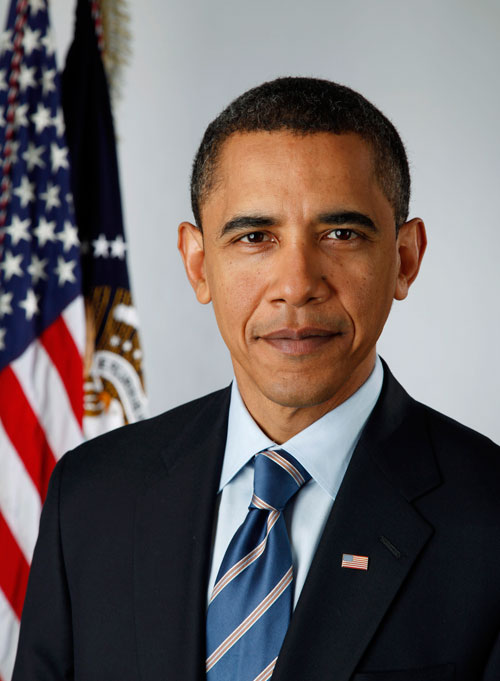
//> input picture Sources/C++/Projet1/Projet1/Images_Test/o1.jpg, 500 x 681 px
$ ./Application Images_Test/o1.jpg out.png   (built with g++ and OpenCV 4)
//> lines starting //> are read from the running program, lines starting //| are printed output that depends on the picture; after the words box and inside, x2 and y2 are one past the last pixel; in counts of white or black regions, pixels touching at a corner belong together
### Sources/C++/Projet1/Projet1/LisseurPeau.h
#include<opencv\cv.h>
using namespace std;
using namespace cv;

class LisseurPeau{

public:
	LisseurPeau(void);
	~LisseurPeau(void);

	Mat lisserImageFiltreGaussien(Mat);
	Mat lisserImageMethodeLee(Mat, Mat);

};

### Sources/C++/Projet1/Projet1/DetecteurPeau.h
/*
-----------------------------------------------------------------------------
Polytech Nantes
2013-2014 INFO5
-----------------------------------------------------------------------------
Projet de Recherche et développement
Sujet 48 Magic Portrait
-----------------------------------------------------------------------------
Etudiants:
Pierre-Yves HERVO
Paul-François JEAU
-----------------------------------------------------------------------------
*/

//-----Librairies et Headers-------------------------------------------------

#pragma once
//Inspiré du travail de http://razibdeb.wordpress.com/2013/09/10/skin-detection-in-c-using-opencv/

#include<opencv\cv.h>
using namespace std;
using namespace cv;

//-----Entete des méthodes/fonctions-----------------------------------------
class DetecteurPeau{

public:
	DetecteurPeau(void);
	~DetecteurPeau(void);

	Mat getMasquePeau(Mat);
	Mat getMasquePeauFiltré(Mat);
	Mat getMatriceEtiquetage(Mat);
	Mat filtrerMasquePeauSelonComposantesConnexes(Mat, set<unsigned char>, Mat);
	Rect detecterCadreVisage(Mat);
	set<unsigned char> getEtiquettesDansCadreVisage(Mat, Rect);
	unsigned char getEtiquetteInferieure(unsigned char, unsigned char);
	void choisirEtiquette(Mat*, int, int, unsigned char*);


private:
	int Y_MIN;
	int Y_MAX;
	int Cb_MIN;
	int Cb_MAX;
	int Cr_MIN;
	int Cr_MAX;
};

### Sources/C++/Projet1/Projet1/LisseurPeau.cpp
/*
-----------------------------------------------------------------------------
Polytech Nantes
2013-2014 INFO5
-----------------------------------------------------------------------------
Projet de Recherche et d関eloppement
Sujet 48 Magic Portrait
-----------------------------------------------------------------------------
Etudiants:
Pierre-Yves HERVO
Paul-Fran鏾is JEAU
-----------------------------------------------------------------------------
*/

//-----Librairies et Headers-------------------------------------------------
#include "LisseurPeau.h"
#include "opencv2\opencv.hpp"
#include<stdio.h>


//-----Corps des m閠hodes/fonctions------------------------------------------
//Constructeur
LisseurPeau::LisseurPeau(void){
}


//Destructeur
LisseurPeau::~LisseurPeau(void){
}


/*
Methode lisserImageFiltreGaussien
Param鑤re : Mat imageEnEntree : la matrice de l'image que l'on veut rendre floue
Retourne  : Mat               : la matrice de l'image cette fois ci floue
Principe  : On applique un flou de type gaussien sur la matrice avec un noyau d'une certaine taille.
*/
Mat LisseurPeau::lisserImageFiltreGaussien(Mat monImageEnEntree){
	Mat imageLiss閑;
	GaussianBlur(monImageEnEntree, imageLiss閑, cv::Size(7, 7), 2, 2);
	//Am閘ioration possible : d関iation standard hauteur du visage/100 voir article
	return imageLiss閑;
}


/*
Methode lisserImageMethodeLee
Param鑤re : Mat imageEnEntree : la matrice de l'image que l'on veut am閘iorer par lissage de la peau
		  : Mat masquePeau    : la matrice des pixels de peau de l'image
Retourne  : Mat               : la matrice avec la peau liss閑
Principe  : A partir du masque de peau, on va pouvoir combiner la valeur floue et la valeur originale des pixels
relevant de la peau afin d'obtenir un lissage homog鑞e.
*/
Mat LisseurPeau::lisserImageMethodeLee(Mat monImageEnEntree, Mat masquePeau){
	Mat imageFinale;
	imageFinale = Mat::zeros(monImageEnEntree.size(), CV_8UC3);
	Mat imageLiss閑 = lisserImageFiltreGaussien(monImageEnEntree);

	for (int i = 0; i < masquePeau.rows; i++){
		for (int j = 0; j < masquePeau.cols; j++){
			if ((float)masquePeau.at<unsigned char>(i, j) == 255){
				imageFinale.at<Vec3b>(i, j) = imageLiss閑.at<Vec3b>(i, j)*0.5 + monImageEnEntree.at<Vec3b>(i, j)*0.5;
			}
			else{
				imageFinale.at<Vec3b>(i, j) = monImageEnEntree.at<Vec3b>(i, j);
			}
		}
	}
	return imageFinale;
}

### Sources/C++/Projet1/Projet1/DetecteurPeau.cpp
/*
-----------------------------------------------------------------------------
Polytech Nantes
2013-2014 INFO5
-----------------------------------------------------------------------------
Projet de Recherche et développement
Sujet 48 Magic Portrait
-----------------------------------------------------------------------------
Etudiants:
Pierre-Yves HERVO
Paul-François JEAU
-----------------------------------------------------------------------------
*/

//-----Librairies et Headers-------------------------------------------------

#include "DetecteurPeau.h"
#include "opencv2\opencv.hpp"

//-----Corps des méthodes/fonctions------------------------------------------
//Constructeur
DetecteurPeau::DetecteurPeau(void){

	//On fixe l'intervalle des couleurs de la peau en YCrCb
	Y_MIN = 80;
	Y_MAX = 255;

	Cb_MIN = 85;
	Cb_MAX = 135;

	Cr_MIN = 135;
	Cr_MAX = 180;
}


//Destructeur
DetecteurPeau::~DetecteurPeau(void){
}


/*
Methode getMasquePeau
Paramètre : Mat imageEnEntree : la matrice de l'image dont on veut le masque des pixels de peau
Retourne  : Mat               : la matrice qui contient le masque de pixels de peau
Principe  : On passe l'image dans le domaine de couleur YCrCb puis on détecte tous les pixels qui sont
dans les intervalles définis comme caractéristiques des piels de peau.
*/
Mat DetecteurPeau::getMasquePeau(Mat imageEnEntree){
	Mat masquePeau ;
	//Passage de l'image de l'espace de couleurs BGR vers YCrCb pour les traitements
	cvtColor(imageEnEntree, masquePeau, COLOR_BGR2YCrCb);
	//Filtrage des pixels appartenant à l'intervalle des pixels de peau
	inRange(masquePeau, Scalar(Y_MIN, Cr_MIN, Cb_MIN), Scalar(Y_MAX, Cr_MAX, Cb_MAX), masquePeau);
	return masquePeau;
}


/*
Methode getMasquePeauFiltré
Paramètre : Mat imageEnEntree : la matrice de l'image dont on veut le masque des pixels de peau après optimisation
Retourne  : Mat               : la matrice qui contient le masque de pixels de peau après traitements morphologiques
Principe  : On appelle la méthode getMasquePeau, et à partir du masque de pixels de peau, on applique des
opérateurs morphologiques pour rendre le masque plus net et on filtre selon les composantes connexes débutant dans la
boite englobante du visage.
*/
//Methode qui va simplifier le masque de peau obtenu normalement avec des operations morphologiques
Mat DetecteurPeau::getMasquePeauFiltré(Mat imageEnEntree){
	Mat masquePeauNormal = DetecteurPeau::getMasquePeau(imageEnEntree);
	Mat masquePeauDilaté, masquePeauErodé;

	//Nous obtenons de bons résultats avec une dilatation et deux érosions
	dilate(masquePeauNormal, masquePeauDilaté, Mat(), Point(-1, -1), 1, 1, 1);
	erode(masquePeauDilaté,  masquePeauErodé,  Mat(), Point(-1, -1), 2, 1, 1);

	//Nous allons maintenant filtrer ce masque de peau en ne conservant que les pixels qui appartiennent aux composantes connexes
	//qui commencent dans la boite englobante du visage.

	//On commence par chercher la matrice des composantes connexes
	Mat composantesConnexes               = getMatriceEtiquetage(masquePeauErodé);

	Rect cadreEnglobant                   = detecterCadreVisage(imageEnEntree);

	set<unsigned char>  etiquettes        = getEtiquettesDansCadreVisage(composantesConnexes, cadreEnglobant);

	//Et on élimine par filtrage une grande partie des faux positifs restant
	Mat nouveauMasque = filtrerMasquePeauSelonComposantesConnexes(masquePeauErodé, etiquettes, composantesConnexes);

	return nouveauMasque;
}

/*
Methode getMatriceEtiquetage
Paramètre : Mat masquePeau : la matrice correspondant au masque des pixels de peau de l'image originale.
Retourne  : Mat            : la matrice qui contient les étiquettes des composantes connexes du masque des pixels de peau.
Principe  : On prend en entrée la matrice du masque des pixels peau. On cherche ensuite à affecter chaque pixel à une composante
connexe via une étiquette. La matrice finale est donc une matrice d'étiquettes correspondant aux composantes connexes
*/
Mat DetecteurPeau::getMatriceEtiquetage(Mat masquePeau){

	unsigned char numero = 1;
	//Tous les pixels sont étiquetés à 0 (noir) au départ
	Mat composantesConnexes = Mat::zeros(masquePeau.size(), CV_8UC1);

	for (int i = 0; i < masquePeau.rows; i++){
		for (int j = 0; j < masquePeau.cols; j++){
			if ((int)masquePeau.at<unsigned char>(i, j) == 255){
				//Cas d'un pixel de peau
				choisirEtiquette(&composantesConnexes, i, j, &numero);
			}
		}
	}
	return composantesConnexes;
}

/*
Methode choisirEtiquette
Paramètre : Mat matriceEtiquetage          : la matrice qui contient les etiquettes des composantes connexes.
Paramètre : int numeroLigne                : le numero de ligne de la matrice du masque de peau pour laquelle il faut calculer l'etiquette.
Paramètre : int numeroColonne              : le numeroColonne de la matrice du masque de peau pour laquelle il faut calculer l'etiquette.
Paramètre : unsigned char *numeroEtiquette : le pointeur vers le numero d'étiquette courant.
Principe  : Sert à déterminer la valeur d'étiquette d'une cellule précise.On affecte le nouveau numéro d'étiquette par défaut. Puis on compare
l'étiquette courante avec les valeurs des étiquettes des pixels précédemment étiquetés selon un 8-voisinage.
Le but est de rattacher notre pixel courant à l'une des composantes connexes qu'il touche.
S'il n'y a pas de pixel de ce type à proximité alors on conserve le numéro d'étiquette courant.
*/
void DetecteurPeau::choisirEtiquette(Mat * matriceEtiquetage, int numeroLigne, int numeroColonne, unsigned char *numeroEtiquette){
	matriceEtiquetage->at<unsigned char>(numeroLigne, numeroColonne) = *numeroEtiquette;
	int nbLigne = matriceEtiquetage->rows - 1;
	int nbCol   = matriceEtiquetage->cols - 1;

	//Comparaison de l'étiquette courante avec les 4 pixels voisins potentiels précédemments évalués

	if (numeroColonne >= 1){
		matriceEtiquetage->at<unsigned char>(numeroLigne, numeroColonne) = getEtiquetteInferieure(matriceEtiquetage->at<unsigned char>(numeroLigne, numeroColonne), matriceEtiquetage->at<unsigned char>(numeroLigne, numeroColonne - 1));
	}

	if (numeroLigne >= 1){
		matriceEtiquetage->at<unsigned char>(numeroLigne, numeroColonne) = getEtiquetteInferieure(matriceEtiquetage->at<unsigned char>(numeroLigne, numeroColonne), matriceEtiquetage->at<unsigned char>(numeroLigne - 1, numeroColonne));
	}

	if ((1 <= numeroLigne) && (numeroLigne<nbLigne) && (1 <= numeroColonne) && (numeroColonne<nbCol)){
		matriceEtiquetage->at<unsigned char>(numeroLigne, numeroColonne) = getEtiquetteInferieure(matriceEtiquetage->at<unsigned char>(numeroLigne, numeroColonne), matriceEtiquetage->at<unsigned char>(numeroLigne - 1, numeroColonne + 1));
	}

	if (numeroLigne >= 1 && numeroColonne >= 1){
		matriceEtiquetage->at<unsigned char>(numeroLigne, numeroColonne) = getEtiquetteInferieure(matriceEtiquetage->at<unsigned char>(numeroLigne, numeroColonne), matriceEtiquetage->at<unsigned char>(numeroLigne - 1, numeroColonne - 1));
	}

	if (matriceEtiquetage->at<unsigned char>(numeroLigne, numeroColonne) == *numeroEtiquette){
		(*numeroEtiquette)++;
	}
}

/*
Methode getEtiquetteInferieure
Paramètre : unsigned char etiquetteCourante  : la valeur d'étiquette actuellement affectée à la cellule.
Paramètre : unsigned char etiquetteAdjacente : la valeur de l'étiquette adjacente à tester.
Retourne  : unsigned char                    : la valeur la plus petite entre etiquetteCourante et etiquetteAdjacente.
Principe  : On va comparer la valeur de etiquetteCourante et etiquetteAdjacente. Si etiquetteAdjacente est plus petite
alors on retourne cette valeur sinon on garde la valeure actuelle.
Le but est de déterminer la composante connexe la plus petite en terme de numéro d'étiquette à laquelle rattacher notre objet.
*/
unsigned char DetecteurPeau::getEtiquetteInferieure(unsigned char etiquetteCourante, unsigned char etiquetteAdjacente){
	unsigned char retour = 0;

	if (etiquetteAdjacente == (unsigned char)0){
		retour = etiquetteCourante;
	}
	else{
		if (etiquetteCourante <= etiquetteAdjacente){
			retour = etiquetteCourante;
		}
		else{
			retour = etiquetteAdjacente;
		}
	}
	return retour;
}

/*
Methode detecterCadreVisage
Paramètre : Mat monImage        : la matrice correspondant à l'image originale.
Retourne  : Rect cadreEnglobant : le cadre englobant le visage déterminé selon la méthode de viola et Jones.
Principe  : On va utiliser la méthode de Haar pour détecter automatiquement le visage et retourner le plus grand cadre englobant.
*/
Rect DetecteurPeau::detecterCadreVisage(Mat monImage){
	Rect cadreEnglobant = Rect();
	//Chargement du classifieur de Haar
	String classifieur_visage_fichier = "haarcascade_frontalface_default.xml";
	CascadeClassifier classifieur_visage;

	if (!classifieur_visage.load(classifieur_visage_fichier)){
		cerr << "Erreur: Impossible de charger le Detecteur de Haar de visages" << endl;
		exit(-4);
	}

	//Recherche de visage(s) dans l'image
	vector<Rect> visages;
	Mat monImage_niveauxGris;

	cvtColor(monImage, monImage_niveauxGris, CV_BGR2GRAY);
	equalizeHist(monImage_niveauxGris, monImage_niveauxGris);

	classifieur_visage.detectMultiScale(monImage_niveauxGris, visages, 1.1, 2, 0 | CV_HAAR_SCALE_IMAGE, Size(30, 30));

	if (!visages.empty()){
		//On commence par récupérer le premier cadre
		cadreEnglobant = visages[0];

		//Puis on cherche le plus grand cadre s'il y en a plusieurs
		for (Rect cadre : visages){
			if ((cadreEnglobant.height*cadreEnglobant.width) < (cadre.height*cadre.width))cadreEnglobant = cadre;
		}
	}

	//Retour du résultat de la recherche
	return cadreEnglobant;
}

/*
Methode getEtiquettesDansCadreVisage
Paramètre : Mat etiquettes              : la matrice contenant toutes les étiquettes des composantes connexes.
Paramètre : Rect cadreVisage            : le rectangle englobant le visage obtenu par la methode de Viola et Jones.
Retourne  : set<unsigned char> ensemble : la liste des étiquettes figurant dans le cadre englobant.
Principe  : On recupère toutes les étiquettes présentes dans le cadre englobant. Ainsi par la suite on pourra faire un traitement
afin de ne conserver dans notre masque de peau que les pixels correspondant à ces étiquettes et supprimer les faux positifs.
*/
set<unsigned char> DetecteurPeau::getEtiquettesDansCadreVisage(Mat etiquettes, Rect cadreVisage){
	std::set<unsigned char> ensemble;

	for (int i = cadreVisage.y; i < cadreVisage.y + cadreVisage.height; i++){
		for (int j = cadreVisage.x; j < cadreVisage.x + cadreVisage.width; j++){
			//On ne conserve que les étiquettes des composantes connexes qui apparaissent dans le cadre englobant
			unsigned char etiquette = etiquettes.at<unsigned char>(i, j);
			if ((int)etiquette != 0 && ensemble.count(etiquette) == 0){
				ensemble.insert(etiquette);
			}

		}
	}
	return ensemble;
}

/*
Methode filtrerMasquePeauSelonComposantesConnexes
Paramètre                                         : Mat masqueOriginal : la matrice contenant le masque de peau.
Paramètre : set<unsigned char> ensembleEtiquettes : l'ensemble des etiquettes présentes dans le cadre englobant.
Paramètre : Mat matriceEtiquettes                 : la matrice contenant les étiquettes des composantes connexes.
Retourne  : Mat                                   : la matrice contenant le masque de peau épuré des faux positifs.
Principe  : On va supprimer tous les faux positifs dans la matrice masqueOriginal en mettant à 0 (noir) tous les pixels
qui ne correspondent pas à une étiquette présente dans le cadre englobant.
*/
Mat DetecteurPeau::filtrerMasquePeauSelonComposantesConnexes(Mat masqueOriginal, set<unsigned char> ensembleEtiquettes, Mat matriceEtiquettes){

	Mat nouveauMasquePeau = Mat::zeros(masqueOriginal.size(), CV_8UC1);;

	for (int i = 0; i < masqueOriginal.rows; i++){
		for (int j = 0; j < masqueOriginal.cols; j++){

			unsigned char etiquette = matriceEtiquettes.at<unsigned char>(i, j);

			if (ensembleEtiquettes.count(etiquette)){
				nouveauMasquePeau.at<unsigned char>(i, j) = masqueOriginal.at<unsigned char>(i, j);
			}

		}
	}

	return nouveauMasquePeau;
}

### Sources/C++/Projet1/Projet1/Application.cpp
/*
-----------------------------------------------------------------------------
Polytech Nantes
2013-2014 INFO5
-----------------------------------------------------------------------------
Projet de Recherche et développement
Sujet 48 Magic Portrait
-----------------------------------------------------------------------------
Etudiants:
Pierre-Yves HERVO
Paul-François JEAU
-----------------------------------------------------------------------------
*/

//-----Librairies et Headers-------------------------------------------------
#define _CRT_SECURE_NO_WARNINGS
#include "opencv2/imgproc/imgproc.hpp"
#include "opencv2/highgui/highgui.hpp"
#include "DetecteurPeau.h"
#include "LisseurPeau.h"
#include <stdlib.h>
#include <stdio.h>
#include <opencv/cv.h>
#include <opencv/highgui.h>
#include <iostream>
#include <set>

using namespace cv;
using namespace std;

//-----Entete des méthodes/fonctions-----------------------------------------
bool detecterVisage(Mat);
Mat  lisserPeau(Mat);
void lisserPeauTest(char*);


//-----Main du programme-----------------------------------------------------
int main(int argc, char *argv[])
{

	//Vérification de l'argument
	if (argc < 3) {
		cerr << "Utilisation de : " << argv[0] << endl;
		cerr << "Argument 1 : nom_image_cible" << endl;
		cerr << "Argument 2 : nom_image_resultat" << endl;
		cerr << "Exemple d'utilisation : nom_executable <nom_fichier_cible> <nom_fichier_resultat>" << endl;
		return -1;
	}

	//Chargement de l'image cible
	Mat monImageCible = imread(argv[1], CV_LOAD_IMAGE_UNCHANGED);
//> monImageCible is the input picture: 681 rows x 500 cols, CV_8UC3; mean B, G, R 98.4, 98.1, 107.4

	if (monImageCible.empty()){
		cerr << "Erreur: l'image " << argv[1] << " n'a pas pu être chargée" << endl;
		return -2;
	}

	//Vérification du type de l'image
	if (monImageCible.channels()!= 3){
		cerr << "Erreur: l'image " << argv[1] << " n'est pas en couleur en ne comporte pas 3 composantes" << endl;
		return -3;
	}

	//Vérification de la présence de visage dans l'image
	if (detecterVisage(monImageCible)){
		cerr << "Erreur: l'image " << argv[1] << " ne contient aucun visage" << endl;
		return -4;
	}

	//Lancement du traitement en tant que tel
	Mat resultat = lisserPeau(monImageCible);

	//Ecriture de l'image résultante
	imwrite(argv[2], resultat);

	return 0;
}


//-----Corps des méthodes/fonctions------------------------------------------

/*
Methode detecterVisage
Paramètre : Mat monImage : la matrice de l'image que l'on veut tester
Retourne  : bool         : true si l'image contient au moins un visage, false sinon
Principe  : Avec un classifieur de Haar on cherche au moins une boite englobante d'un visage,
s'il y en a une, il y a au moins un visage à traiter.
*/
bool detecterVisage(Mat monImage){

	//Chargement du classifieur de Haar
	String classifieur_visage_fichier = "haarcascade_frontalface_default.xml";
	CascadeClassifier classifieur_visage;

	if (!classifieur_visage.load(classifieur_visage_fichier)){
		cerr << "Erreur: Impossible de charger le Detecteur de Haar de visages" << endl;
		exit(-4);
	}
	//Recherche de visage(s) dans l'image
	vector<Rect> visages;
	Mat monImage_niveauxGris;

	cvtColor(monImage, monImage_niveauxGris, CV_BGR2GRAY);
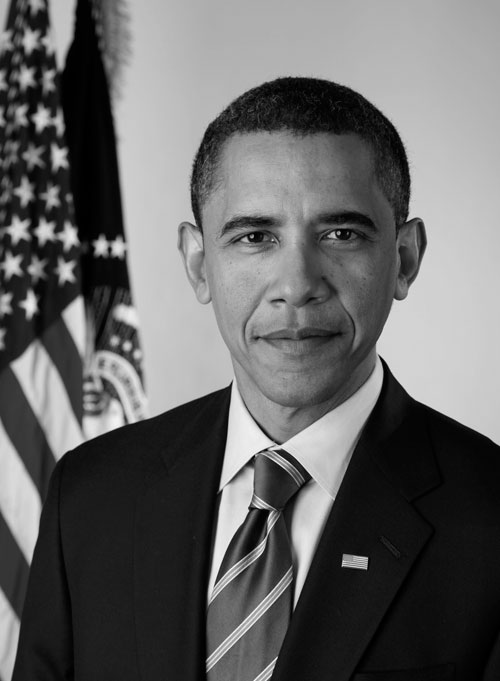
//> monImage_niveauxGris: 681 rows x 500 cols, CV_8UC1; min 0, max 253, mean 100.9
	equalizeHist(monImage_niveauxGris, monImage_niveauxGris);
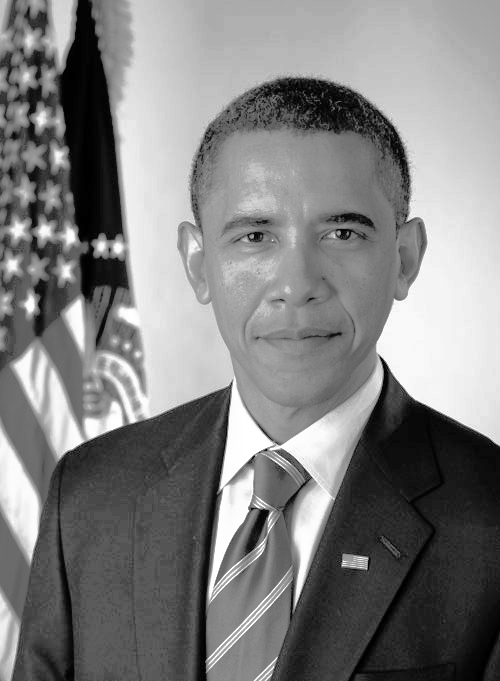
//> monImage_niveauxGris: 681 rows x 500 cols, CV_8UC1; min 0, max 255, mean 128.1

	classifieur_visage.detectMultiScale(monImage_niveauxGris, visages, 1.1, 2, 0 | CV_HAAR_SCALE_IMAGE, Size(30, 30));
//> visages = 2 Rects (x, y, width, height): [68, 211, 68, 68], [183, 146, 228, 228]

	//Retour du résultat de la recherche
	return visages.empty();
}


/*
Methode lisserPeau
Paramètre : Mat monImage : la matrice de l'image à traiter
Retourne  : Mat          : la matrice de l'image après le lissage
Principe  : Cherche le masque des pixels de peau d'une image et à partir de celui-ci,
on lisse l'image en nous inspirant de la méthode de Lee et Al.
*/
Mat lisserPeau(Mat monImage){

	//Recherche du masque de peau
	DetecteurPeau monDetecteurPeau = DetecteurPeau();;
	Mat           masquePeau       = monDetecteurPeau.getMasquePeauFiltré(monImage);
//> in getMasquePeau, `inRange(masquePeau, Scalar(Y_MIN, Cr_MIN, Cb_MIN), Scalar(Y_MAX, Cr_MA..`:
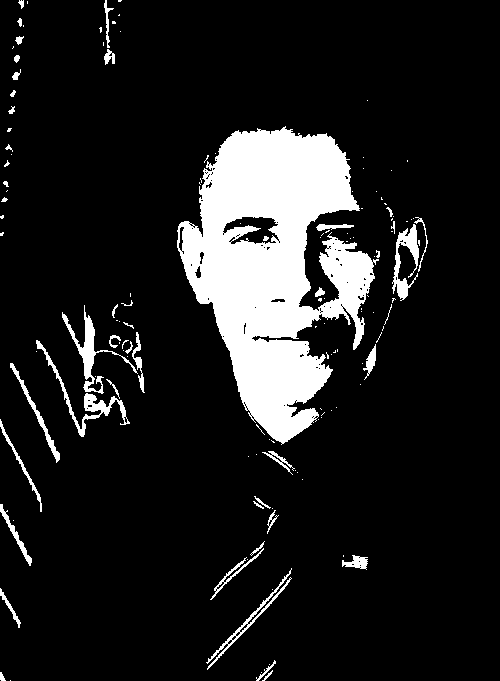
//> masquePeau: 681 rows x 500 cols, CV_8UC1; 12.3% white; 140 white regions (93 under 20 px), largest, box (x1, y1, x2, y2) and area: (177, 126, 379, 445) 34325, (62, 305, 138, 394) 1015, (36, 340, 130, 437) 953
//> (the rest of the program and of its run is left out)
